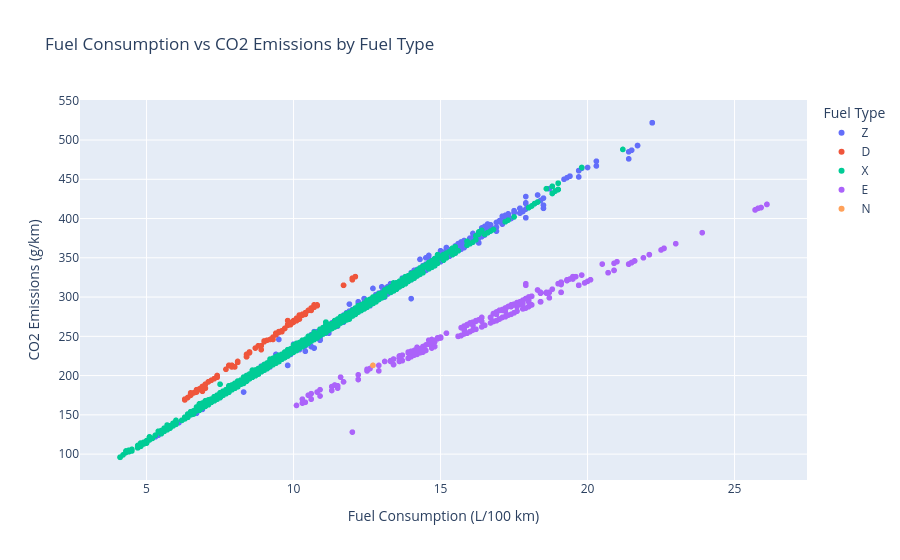

The notebook cell saved with this chart:
### Code cell
fig = px.scatter(
    co2,
    x='Fuel Consumption Comb (L/100 km)',
    y='CO2 Emissions(g/km)',
    color='Fuel Type',
    title='Fuel Consumption vs CO2 Emissions by Fuel Type',
    labels={'Fuel Consumption Comb (L/100 km)': 'Fuel Consumption (L/100 km)', 'CO2 Emissions(g/km)': 'CO2 Emissions (g/km)'},
    hover_data=['Make', 'Model']
)
fig.show()

### Figure 1 — Plotly figure (JSON) as saved in the notebook; plotly's stock layout.template omitted (floating-point values rounded to 4 significant figures; data arrays with more than 128 entries replaced by an {"elided": "..."} marker saying what was removed)
{"data": [{"customdata": {"elided": "3202x2 str values"}, "hovertemplate": "Fuel Type=Z<br>Fuel Consumption (L/100 km)=%{x}<br>CO2 Emissions (g/km)=%{y}<br>Make=%{customdata[0]}<br>Model=%{customdata[1]}<extra></extra>", "legendgroup": "Z", "marker": {"color": "#636efa", "symbol": "circle"}, "mode": "markers", "name": "Z", "showlegend": true, "type": "scattergl", "x": {"elided": "3202 float values"}, "xaxis": "x", "y": {"elided": "3202 int values"}, "yaxis": "y"}, {"customdata": {"elided": "175x2 str values"}, "hovertemplate": "Fuel Type=D<br>Fuel Consumption (L/100 km)=%{x}<br>CO2 Emissions (g/km)=%{y}<br>Make=%{customdata[0]}<br>Model=%{customdata[1]}<extra></extra>", "legendgroup": "D", "marker": {"color": "#EF553B", "symbol": "circle"}, "mode": "markers", "name": "D", "showlegend": true, "type": "scattergl", "x": {"elided": "175 float values"}, "xaxis": "x", "y": {"elided": "175 int values"}, "yaxis": "y"}, {"customdata": {"elided": "3637x2 str values"}, "hovertemplate": "Fuel Type=X<br>Fuel Consumption (L/100 km)=%{x}<br>CO2 Emissions (g/km)=%{y}<br>Make=%{customdata[0]}<br>Model=%{customdata[1]}<extra></extra>", "legendgroup": "X", "marker": {"color": "#00cc96", "symbol": "circle"}, "mode": "markers", "name": "X", "showlegend": true, "type": "scattergl", "x": {"elided": "3637 float values"}, "xaxis": "x", "y": {"elided": "3637 int values"}, "yaxis": "y"}, {"customdata": {"elided": "370x2 str values"}, "hovertemplate": "Fuel Type=E<br>Fuel Consumption (L/100 km)=%{x}<br>CO2 Emissions (g/km)=%{y}<br>Make=%{customdata[0]}<br>Model=%{customdata[1]}<extra></extra>", "legendgroup": "E", "marker": {"color": "#ab63fa", "symbol": "circle"}, "mode": "markers", "name": "E", "showlegend": true, "type": "scattergl", "x": {"elided": "370 float values"}, "xaxis": "x", "y": {"elided": "370 int values"}, "yaxis": "y"}, {"customdata": [["CHEVROLET", "IMPALA DUAL FUEL"]], "hovertemplate": "Fuel Type=N<br>Fuel Consumption (L/100 km)=%{x}<br>CO2 Emissions (g/km)=%{y}<br>Make=%{customdata[0]}<br>Model=%{customdata[1]}<extra></extra>", "legendgroup": "N", "marker": {"color": "#FFA15A", "symbol": "circle"}, "mode": "markers", "name": "N", "showlegend": true, "type": "scattergl", "x": [12.7], "xaxis": "x", "y": [213], "yaxis": "y"}], "layout": {"legend": {"title": {"text": "Fuel Type"}, "tracegroupgap": 0}, "title": {"text": "Fuel Consumption vs CO2 Emissions by Fuel Type"}, "xaxis": {"anchor": "y", "domain": [0, 1], "title": {"text": "Fuel Consumption (L/100 km)"}}, "yaxis": {"anchor": "x", "domain": [0, 1], "title": {"text": "CO2 Emissions (g/km)"}}}}
